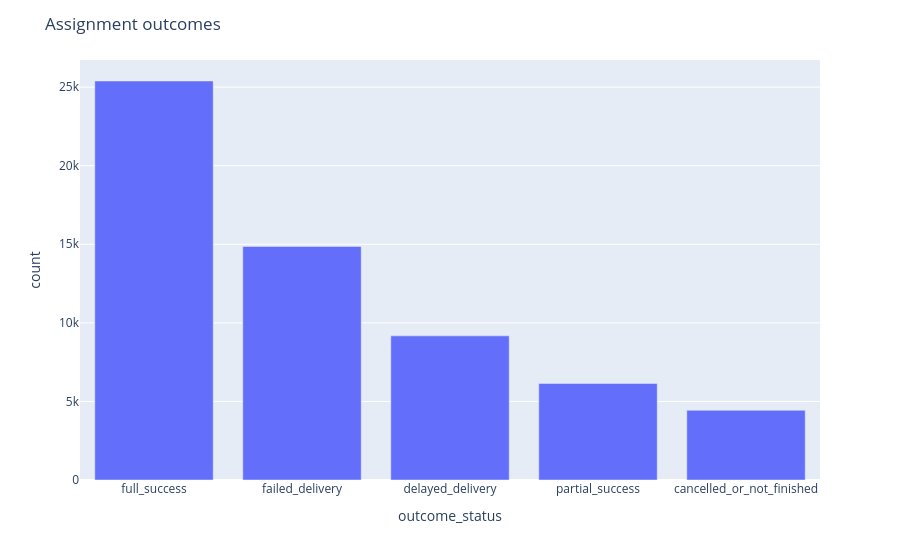

This figure's notebook cell:
### Code cell
import plotly.express as px

outcome_counts = assignments["outcome_status"].value_counts().reset_index()
outcome_counts.columns = ["outcome_status", "count"]

fig = px.bar(outcome_counts, x="outcome_status", y="count")
fig.update_layout(title="Assignment outcomes")
fig.show()

### Figure 1 — Plotly figure (JSON) as saved in the notebook; plotly's stock layout.template omitted (floating-point values rounded to 4 significant figures)
{"data": [{"hovertemplate": "outcome_status=%{x}<br>count=%{y}<extra></extra>", "legendgroup": "", "marker": {"color": "#636efa", "pattern": {"shape": ""}}, "name": "", "orientation": "v", "showlegend": false, "textposition": "auto", "type": "bar", "x": ["full_success", "failed_delivery", "delayed_delivery", "partial_success", "cancelled_or_not_finished"], "xaxis": "x", "y": [25390, 14859, 9173, 6142, 4436], "yaxis": "y"}], "layout": {"barmode": "relative", "legend": {"tracegroupgap": 0}, "margin": {"t": 60}, "title": {"text": "Assignment outcomes"}, "xaxis": {"anchor": "y", "domain": [0, 1], "title": {"text": "outcome_status"}}, "yaxis": {"anchor": "x", "domain": [0, 1], "title": {"text": "count"}}}}
